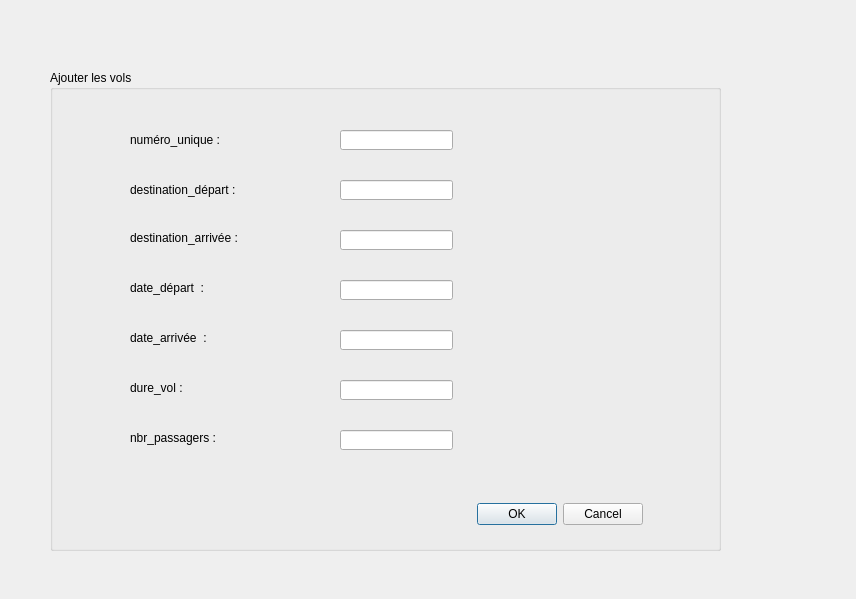
<?xml version="1.0" encoding="UTF-8"?>
<ui version="4.0">
 <class>ajouter</class>
 <widget class="QDialog" name="ajouter">
  <property name="geometry">
   <rect>
    <x>0</x>
    <y>0</y>
    <width>856</width>
    <height>599</height>
   </rect>
  </property>
  <property name="windowTitle">
   <string>Dialog</string>
  </property>
  <widget class="QGroupBox" name="groupBox">
   <property name="geometry">
    <rect>
     <x>50</x>
     <y>70</y>
     <width>671</width>
     <height>481</height>
    </rect>
   </property>
   <property name="title">
    <string>Ajouter les vols</string>
   </property>
   <widget class="QLabel" name="numunique">
    <property name="geometry">
     <rect>
      <x>80</x>
      <y>60</y>
      <width>141</width>
      <height>20</height>
     </rect>
    </property>
    <property name="text">
     <string>numéro_unique :</string>
    </property>
   </widget>
   <widget class="QLabel" name="destdepart">
    <property name="geometry">
     <rect>
      <x>80</x>
      <y>110</y>
      <width>141</width>
      <height>20</height>
     </rect>
    </property>
    <property name="text">
     <string>destination_départ : </string>
    </property>
   </widget>
   <widget class="QLabel" name="destarrive">
    <property name="geometry">
     <rect>
      <x>80</x>
      <y>160</y>
      <width>141</width>
      <height>16</height>
     </rect>
    </property>
    <property name="text">
     <string>destination_arrivée : </string>
    </property>
   </widget>
   <widget class="QLabel" name="datedepart">
    <property name="geometry">
     <rect>
      <x>80</x>
      <y>210</y>
      <width>131</width>
      <height>16</height>
     </rect>
    </property>
    <property name="text">
     <string>date_départ  : </string>
    </property>
   </widget>
   <widget class="QLabel" name="datedarrive">
    <property name="geometry">
     <rect>
      <x>80</x>
      <y>260</y>
      <width>141</width>
      <height>16</height>
     </rect>
    </property>
    <property name="text">
     <string>date_arrivée  : </string>
    </property>
   </widget>
   <widget class="QLabel" name="duree">
    <property name="geometry">
     <rect>
      <x>80</x>
      <y>310</y>
      <width>141</width>
      <height>16</height>
     </rect>
    </property>
    <property name="text">
     <string>dure_vol :</string>
    </property>
   </widget>
   <widget class="QLabel" name="nbpassager">
    <property name="geometry">
     <rect>
      <x>80</x>
      <y>360</y>
      <width>141</width>
      <height>16</height>
     </rect>
    </property>
    <property name="text">
     <string>nbr_passagers :</string>
    </property>
   </widget>
   <widget class="QLineEdit" name="valeur1">
    <property name="geometry">
     <rect>
      <x>290</x>
      <y>60</y>
      <width>113</width>
      <height>20</height>
     </rect>
    </property>
    <property name="inputMask">
     <string/>
    </property>
    <property name="maxLength">
     <number>32767</number>
    </property>
   </widget>
   <widget class="QLineEdit" name="valeur2">
    <property name="geometry">
     <rect>
      <x>290</x>
      <y>110</y>
      <width>113</width>
      <height>20</height>
     </rect>
    </property>
    <property name="inputMask">
     <string/>
    </property>
    <property name="maxLength">
     <number>32767</number>
    </property>
   </widget>
   <widget class="QLineEdit" name="valeur3">
    <property name="geometry">
     <rect>
      <x>290</x>
      <y>160</y>
      <width>113</width>
      <height>20</height>
     </rect>
    </property>
    <property name="inputMask">
     <string/>
    </property>
    <property name="maxLength">
     <number>32767</number>
    </property>
   </widget>
   <widget class="QLineEdit" name="valeur4">
    <property name="geometry">
     <rect>
      <x>290</x>
      <y>210</y>
      <width>113</width>
      <height>20</height>
     </rect>
    </property>
    <property name="inputMask">
     <string/>
    </property>
    <property name="maxLength">
     <number>32767</number>
    </property>
   </widget>
   <widget class="QLineEdit" name="valeur5">
    <property name="geometry">
     <rect>
      <x>290</x>
      <y>260</y>
      <width>113</width>
      <height>20</height>
     </rect>
    </property>
    <property name="inputMask">
     <string/>
    </property>
    <property name="maxLength">
     <number>32767</number>
    </property>
   </widget>
   <widget class="QLineEdit" name="valeur6">
    <property name="geometry">
     <rect>
      <x>290</x>
      <y>310</y>
      <width>113</width>
      <height>20</height>
     </rect>
    </property>
    <property name="inputMask">
     <string/>
    </property>
    <property name="maxLength">
     <number>32767</number>
    </property>
   </widget>
   <widget class="QLineEdit" name="valeur7">
    <property name="geometry">
     <rect>
      <x>290</x>
      <y>360</y>
      <width>113</width>
      <height>20</height>
     </rect>
    </property>
    <property name="inputMask">
     <string/>
    </property>
    <property name="maxLength">
     <number>32767</number>
    </property>
   </widget>
   <widget class="QDialogButtonBox" name="validation">
    <property name="geometry">
     <rect>
      <x>400</x>
      <y>430</y>
      <width>193</width>
      <height>28</height>
     </rect>
    </property>
    <property name="standardButtons">
     <set>QDialogButtonBox::Cancel|QDialogButtonBox::Ok</set>
    </property>
   </widget>
   <widget class="QLabel" name="label">
    <property name="geometry">
     <rect>
      <x>480</x>
      <y>130</y>
      <width>141</width>
      <height>141</height>
     </rect>
    </property>
    <property name="text">
     <string/>
    </property>
    <property name="pixmap">
     <pixmap>../vols/ressources pour app qt/tunisair/60745.png</pixmap>
    </property>
   </widget>
  </widget>
 </widget>
 <resources/>
 <connections>
  <connection>
   <sender>validation</sender>
   <signal>clicked(QAbstractButton*)</signal>
   <receiver>ajouter</receiver>
   <slot>reject()</slot>
   <hints>
    <hint type="sourcelabel">
     <x>589</x>
     <y>517</y>
    </hint>
    <hint type="destinationlabel">
     <x>761</x>
     <y>567</y>
    </hint>
   </hints>
  </connection>
 </connections>
</ui>
